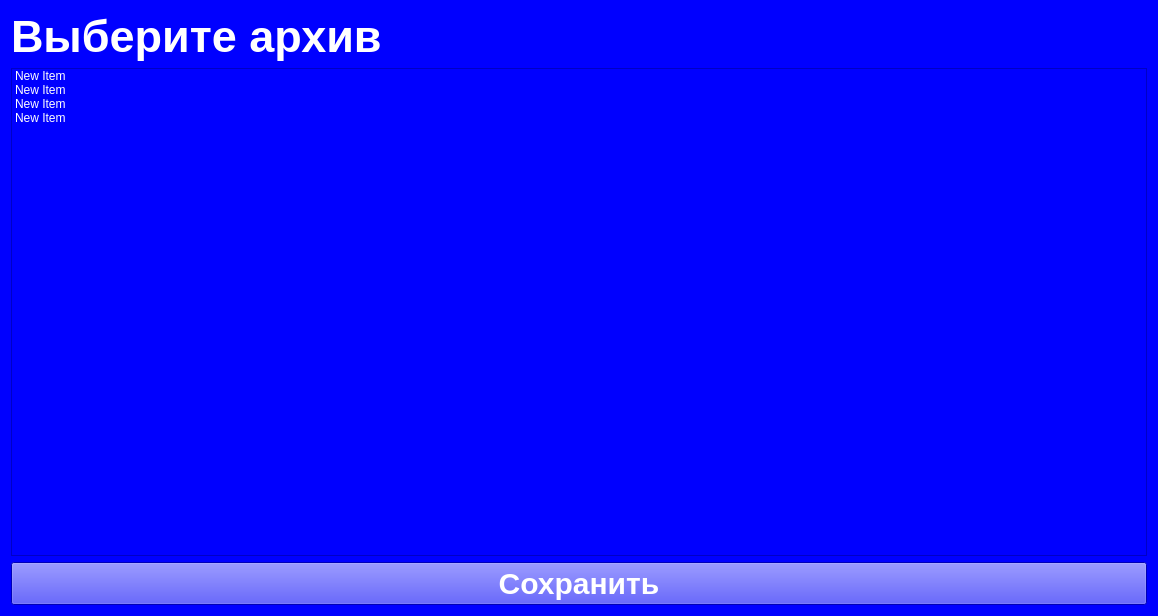
<?xml version="1.0" encoding="UTF-8"?>
<ui version="4.0">
 <class>Form</class>
 <widget class="QWidget" name="Form">
  <property name="geometry">
   <rect>
    <x>0</x>
    <y>0</y>
    <width>1158</width>
    <height>616</height>
   </rect>
  </property>
  <property name="windowTitle">
   <string>Form</string>
  </property>
  <property name="styleSheet">
   <string notr="true">background-color: blue;</string>
  </property>
  <layout class="QVBoxLayout" name="verticalLayout_2">
   <item>
    <layout class="QHBoxLayout" name="horizontalLayout">
     <item>
      <widget class="QLabel" name="ChatName">
       <property name="styleSheet">
        <string notr="true">font-family:'Open Sans'; 
font-size:45px; 
font-weight:696; 
color:#ffffff;</string>
       </property>
       <property name="text">
        <string>Выберите архив</string>
       </property>
      </widget>
     </item>
    </layout>
   </item>
   <item>
    <layout class="QHBoxLayout" name="horizontalLayout_2">
     <item>
      <widget class="QListWidget" name="chats">
       <property name="sizePolicy">
        <sizepolicy hsizetype="MinimumExpanding" vsizetype="MinimumExpanding">
         <horstretch>5</horstretch>
         <verstretch>5</verstretch>
        </sizepolicy>
       </property>
       <property name="focusPolicy">
        <enum>Qt::StrongFocus</enum>
       </property>
       <property name="styleSheet">
        <string notr="true">QListWidget::item {
	color:White;
}


QCheckBox::indicator { width:150px; height: 150px;}</string>
       </property>
       <item>
        <property name="text">
         <string>New Item</string>
        </property>
       </item>
       <item>
        <property name="text">
         <string>New Item</string>
        </property>
       </item>
       <item>
        <property name="text">
         <string>New Item</string>
        </property>
       </item>
       <item>
        <property name="text">
         <string>New Item</string>
        </property>
       </item>
      </widget>
     </item>
    </layout>
   </item>
   <item>
    <layout class="QHBoxLayout" name="horizontalLayout_3"/>
   </item>
   <item>
    <widget class="QPushButton" name="save">
     <property name="styleSheet">
      <string notr="true">font-family:'Open Sans'; 
font-size:30px; 
font-weight:696; 
color:#ffffff;</string>
     </property>
     <property name="text">
      <string>Сохранить</string>
     </property>
    </widget>
   </item>
  </layout>
 </widget>
 <resources/>
 <connections/>
</ui>
